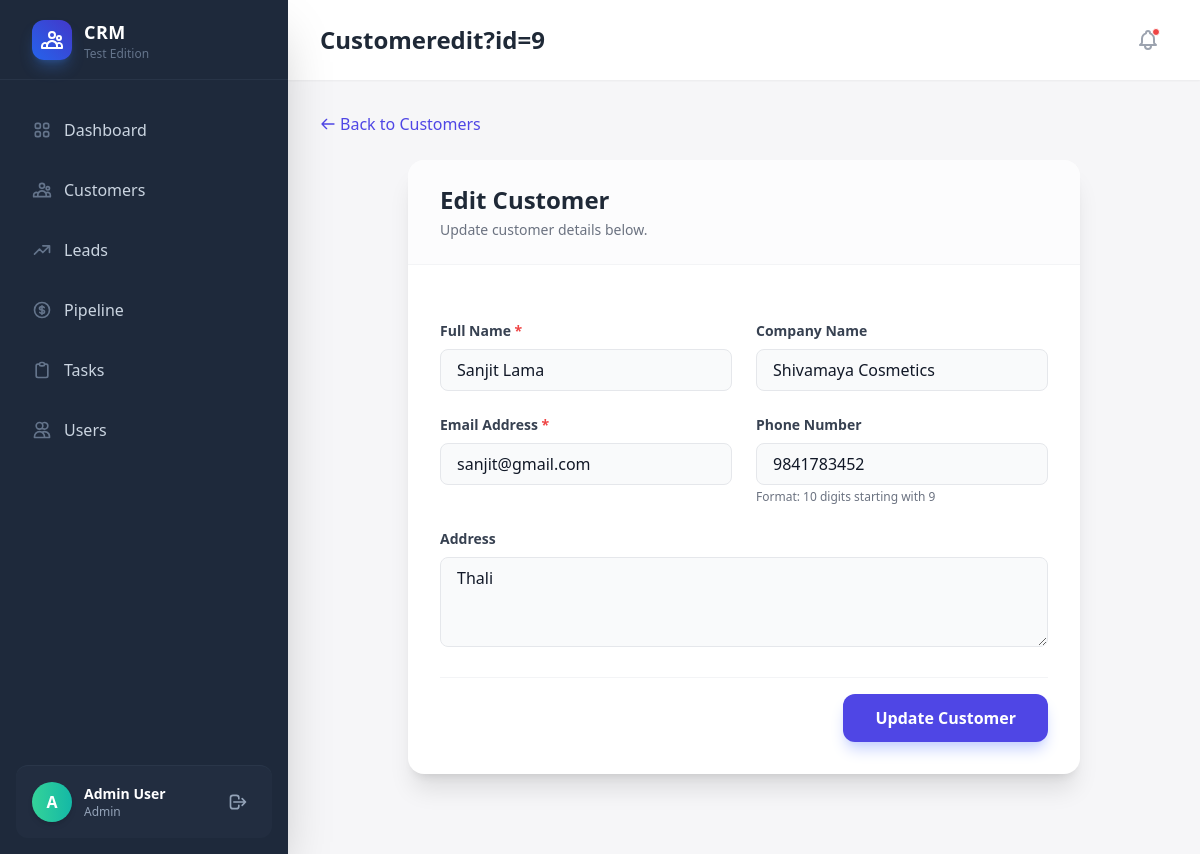
Page /customer/edit?id=9 (signed in) on the committed database.
### tables this page shows
CREATE TABLE `customers` (
  `id` int(11) NOT NULL,
  `name` varchar(150) NOT NULL,
  `email` varchar(150) DEFAULT NULL,
  `phone` varchar(20) DEFAULT NULL,
  `company` varchar(150) DEFAULT NULL,
  `address` text DEFAULT NULL,
  `created_by` int(11) DEFAULT NULL,
  `created_at` timestamp NOT NULL DEFAULT current_timestamp(),
  `updated_at` timestamp NOT NULL DEFAULT current_timestamp() ON UPDATE current_timestamp()
);

### app/controllers/CustomerController.php (called while the page is built, shortened)
<?php
class CustomerController extends Controller
{
    public function edit()
    {
        $id = $_GET['id'] ?? null;
        $customerModel = new Customer();
        $customer = $customerModel->findById($id);
        $this->view('customers/edit', ['customer' => $customer]);
    }
}

### app/core/App.php (called while the page is built, shortened)
<?php
class App
{
    protected $method = 'index';
    public function __construct()
    {
        $url = $this->parseUrl();
        if (isset($url[0])) {
            if ($url[0] == 'login') {
                $this->controller = 'AuthController';
                $this->method = 'login';
                unset($url[0]);
            } elseif ($url[0] == 'logout') {
                $this->controller = 'AuthController';
                $this->method = 'logout';
                unset($url[0]);
            } else {
                $potentialController = ucfirst($url[0]) . 'Controller';
                if (file_exists('../app/controllers/' . $potentialController . '.php')) {
                    unset($url[0]);
                }
            }
        }
        $this->controller = new $this->controller;
        if (isset($url[1])) {
            if (method_exists($this->controller, $url[1])) {
                $this->method = $url[1];
                unset($url[1]);
            }
        }
        $this->params = $url ? array_values($url) : [];
        call_user_func_array([$this->controller, $this->method], $this->params);
    }
    public function parseUrl()
    {
        if (isset($_GET['url'])) {
            return explode('/', filter_var(rtrim($_GET['url'], '/'), FILTER_SANITIZE_URL));
        }
        return [];
    }
}

### public/index.php (called while the page is built, shortened)
<?php
require_once '../app/init.php';
$app = new App();

### app/init.php (called while the page is built, shortened)
<?php
spl_autoload_register(function ($className) {
    $className = str_replace('App\\', '', $className);
    $path = __DIR__ . '/' . str_replace('\\', '/', $className) . '.php';
});

### config/database.php (called while the page is built)
<?php
return [
    'host' => '127.0.0.1',
    'dbname' => 'professional_crm',
    'username' => 'root',
    'password' => '',
    'charset' => 'utf8mb4'
];

### app/core/Database.php (called while the page is built, shortened)
<?php
class Database
{
    private static $instance = null;
    private $pdo;
    private function __construct()
    {
        try {
            $config = require __DIR__ . '/../../config/database.php';
            $dsn = "mysql:host={$config['host']};dbname={$config['dbname']};charset={$config['charset']}";
            $this->pdo = new PDO($dsn, $config['username'], $config['password']);
            $this->pdo->setAttribute(PDO::ATTR_ERRMODE, PDO::ERRMODE_EXCEPTION);
            $this->pdo->setAttribute(PDO::ATTR_DEFAULT_FETCH_MODE, PDO::FETCH_ASSOC);
        } catch (PDOException $e) {
            die("Database Connection Failed: " . $e->getMessage());
        }
    }
    public static function getInstance()
    {
        if (self::$instance === null) {
            self::$instance = new self();
        }
        return self::$instance;
    }
    public function getConnection()
    {
        return $this->pdo;
    }
}

### app/models/Customer.php (called while the page is built, shortened)
<?php
class Customer
{
    private $pdo;
    public function __construct()
    {
        $this->pdo = Database::getInstance()->getConnection();
    }
    public function findById($id)
    {
        $stmt = $this->pdo->prepare("SELECT * FROM customers WHERE id = ?");
        $stmt->execute([$id]);
        return $stmt->fetch();
    }
}

### app/views/customers/edit.php (the view, shortened to what this page needs)
<?php include __DIR__ . '/../layouts/header.php'; ?>
<div class="mb-6">
    <a href="<?= BASE_URL ?>/customer" class="text-indigo-600 hover:text-indigo-800 flex items-center">
        <svg class="w-4 h-4 mr-1" fill="none" stroke="currentColor" viewBox="0 0 24 24">
            <path stroke-linecap="round" stroke-linejoin="round" stroke-width="2" d="M10 19l-7-7m0 0l7-7m-7 7h18">
            </path>
        </svg>
        Back to Customers
    </a>
</div>
<div class="max-w-2xl mx-auto bg-white rounded-2xl shadow-xl overflow-hidden">
    <div class="px-8 py-6 border-b border-gray-100 bg-gray-50/50">
        <h2 class="text-2xl font-bold text-gray-800">Edit Customer</h2>
        <p class="text-gray-500 text-sm mt-1">Update customer details below.</p>
    </div>
    <div class="p-8">
        <form action="<?= BASE_URL ?>/customer/update" method="POST" class="space-y-6">
            <div class="grid grid-cols-1 md:grid-cols-2 gap-6">
                <div>
                    <label class="block text-sm font-semibold text-gray-700 mb-2">Full Name <span
                            class="text-red-500">*</span></label>
                    <input type="text" name="name" required value="<?php echo htmlspecialchars($customer['name']); ?>"
                        class="w-full px-4 py-2 bg-gray-50 border border-gray-200 rounded-lg focus:bg-white focus:border-indigo-500 focus:ring-4 focus:ring-indigo-500/10 transition outline-none">
                </div>
                <div>
                    <label class="block text-sm font-semibold text-gray-700 mb-2">Company Name</label>
                    <input type="text" name="company"
                        value="<?php echo htmlspecialchars($customer['company'] ?? ''); ?>"
                        class="w-full px-4 py-2 bg-gray-50 border border-gray-200 rounded-lg focus:bg-white focus:border-indigo-500 focus:ring-4 focus:ring-indigo-500/10 transition outline-none">
                </div>
            </div>
            <div class="grid grid-cols-1 md:grid-cols-2 gap-6">
                <div>
                    <label class="block text-sm font-semibold text-gray-700 mb-2">Email Address <span
                            class="text-red-500">*</span></label>
                    <input type="email" name="email" required
                        value="<?php echo htmlspecialchars($customer['email']); ?>"
                        class="w-full px-4 py-2 bg-gray-50 border border-gray-200 rounded-lg focus:bg-white focus:border-indigo-500 focus:ring-4 focus:ring-indigo-500/10 transition outline-none">
                </div>
                <div>
                    <label class="block text-sm font-semibold text-gray-700 mb-2">Phone Number</label>
                    <input type="tel" name="phone" pattern="^9\d{9}$" title="Must be 10 digits and start with 9"
                        value="<?php echo htmlspecialchars($customer['phone'] ?? ''); ?>"
                        class="w-full px-4 py-2 bg-gray-50 border border-gray-200 rounded-lg focus:bg-white focus:border-indigo-500 focus:ring-4 focus:ring-indigo-500/10 transition outline-none">
                    <p class="text-xs text-gray-500 mt-1">Format: 10 digits starting with 9</p>
                </div>
            </div>
            <div>
                <label class="block text-sm font-semibold text-gray-700 mb-2">Address</label>
                <textarea name="address" rows="3"
                    class="w-full px-4 py-2 bg-gray-50 border border-gray-200 rounded-lg focus:bg-white focus:border-indigo-500 focus:ring-4 focus:ring-indigo-500/10 transition outline-none"><?php echo htmlspecialchars($customer['address'] ?? ''); ?></textarea>
            </div>
            <div class="pt-4 flex items-center justify-end border-t border-gray-100 mt-6">
                <button type="submit"
                    class="bg-indigo-600 text-white px-8 py-3 rounded-xl font-bold shadow-lg shadow-indigo-200 hover:bg-indigo-700 hover:shadow-indigo-300 transform transition hover:-translate-y-0.5">
                    Update Customer
                </button>
            </div>
        </form>
    </div>
</div>
<?php include __DIR__ . '/../layouts/footer.php'; ?>

### app/views/layouts/header.php (style rules this page uses)
body { font-family: 'Outfit', sans-serif; }

### rows in the picture
customers: name "Sanjit Lama", company "Shivamaya Cosmetics", email "sanjit@gmail.com", phone "9841783452", address "Thali"

### other values in the picture
$item['label'] "Dashboard"
$item['label'] "Customers"
$item['label'] "Leads"
$item['label'] "Pipeline"
$item['label'] "Tasks"
$item['label'] "Users"
substr($_SESSION['user_name'] ?? 'U', 0, 1) "A"
$_SESSION['user_name'] "Admin User"
$_SESSION['user_role'] "Admin"
$titles[$page] "Customeredit?id=9"
